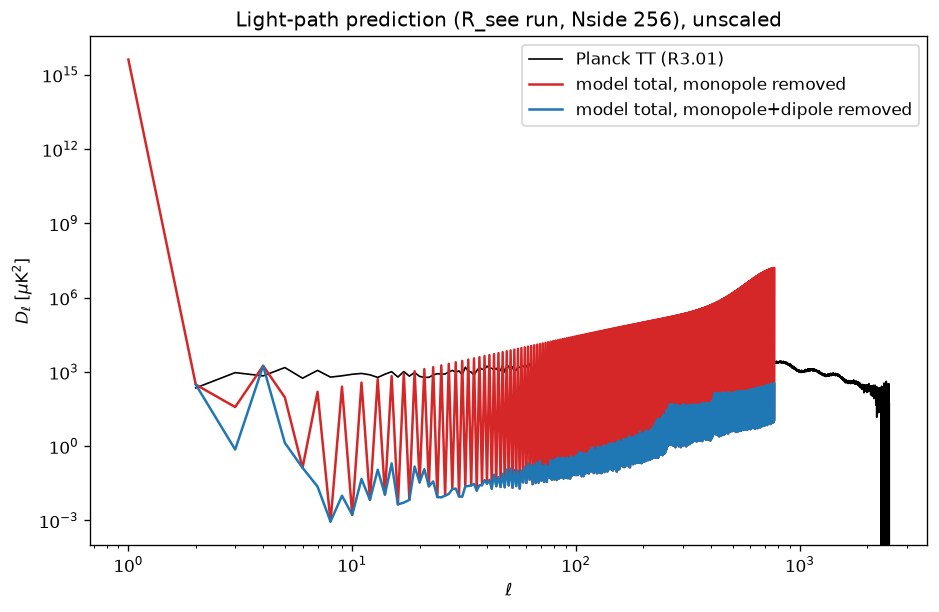

Write Python code to recreate this figure.
# D_l of the light-path total map (monopole removed; and monopole+dipole removed) vs Planck TT R3.01, l<=767 (3*Nside-1).
import numpy as np,matplotlib;matplotlib.use('Agg');import matplotlib.pyplot as plt
m=np.load('cmb_lightpath_maps.npz');T=2.7255e6;p=np.loadtxt('COM_PowerSpect_CMB-TT-full_R3.01.txt')
l=np.arange(len(m['cl']));f=l*(l+1)/2/np.pi*T**2
fig,ax=plt.subplots(figsize=(9,5.5))
ax.loglog(p[:,0],p[:,1],'k',lw=1,label='Planck TT (R3.01)')
ax.loglog(l[1:],f[1:]*m['cl'][1:],'C3',label='model total, monopole removed')
ax.loglog(l[2:],f[2:]*m['cl_nodip'][2:],'C0',label='model total, monopole+dipole removed')
ax.set_xlabel('$\\ell$');ax.set_ylabel('$D_\\ell$ [$\\mu$K$^2$]');ax.legend();ax.set_title('Light-path prediction (R_see run, Nside 256), unscaled')
plt.savefig('cmb_lightpath_Cl_planckTT.png',dpi=120,bbox_inches='tight')
